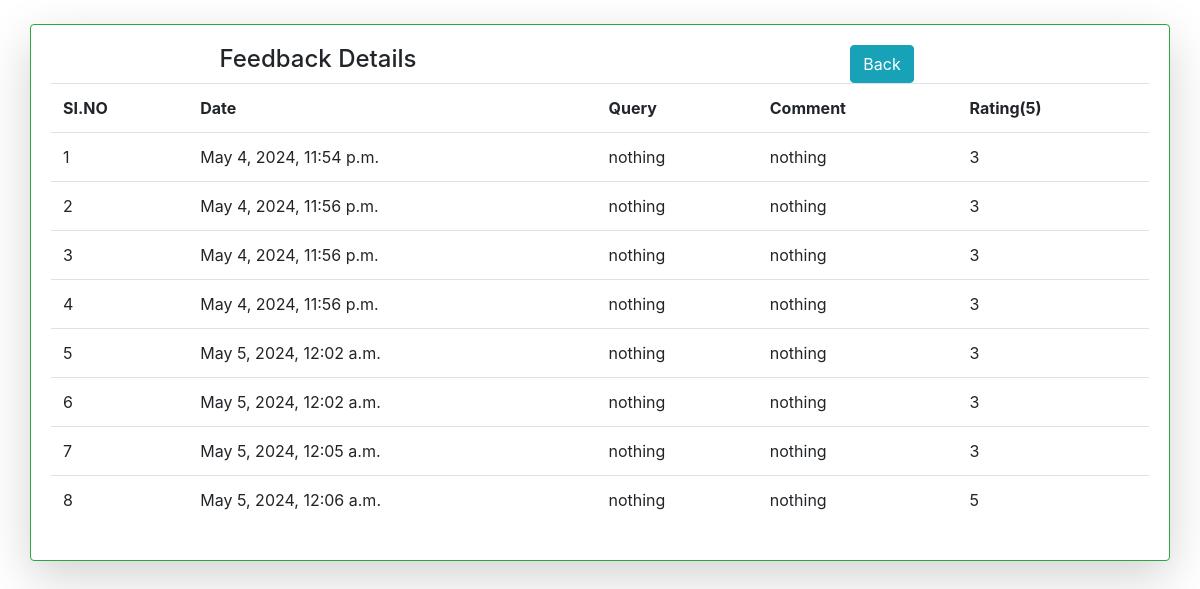
Screenshot of /viewfeedback/ with the database file from the repository.
### language/models.py (models this page shows)
class feedback(models.Model):
	id=models.AutoField(primary_key=True)
	date=models.DateTimeField(auto_now=True)
	query=models.TextField()
	comment=models.TextField()
	rating=models.IntegerField()

### language/views.py (the view)
# urls.py: path('viewfeedback/',views.viewfeedback,name="viewfeedback"),
def viewfeedback(request):
	a=feedback.objects.all()
	print(a)
	return render(request,"viewfeedback.html",{'k':a})

### language/templates/viewfeedback.html (shortened to what this page needs)
{% load static %}
<!DOCTYPE html>
<html>
<head>
    <link rel="stylesheet" type="text/css" href="{% static 'css/bootstrap.min.css' %}">
</head>
<body>
    <div class="container-fluid mt-4">
            <div class="col">
                <div class="card shadow-lg border border-success">
                    <div class="card-body">
                        <center>
                        <div class="row">
                            <div class="col">
                        <h4>Feedback Details</h4>
                    </div>
                    <div class="col">
                        <a href="javascript:history.go(-1);" class="btn btn-info">Back</a>
                    </div>
                    </div>
                </center>
                        <table class="table">
                            <tr>
                                <th>SI.NO</th>
                                <th>Date</th>
                                <th>Query</th>
                                <th>Comment</th>
                                <th>Rating(5)</th>
                            </tr>
                            {% for i in k %}
                            <tr>
                                <td>{{forloop.counter}}</td>
                                <td>{{i.date}}</td>
                                <td>{{i.query}}</td>
                                <td>{{i.comment}}</td>
                                <td>{{i.rating}}</td>
                            </tr>
                            {% endfor %}
                        </table>
                    </div>
                </div>
            </div>
        </div>
</body>
</html>

### rows the page displays
feedback: date "May 4, 2024, 11:54 p.m.", query "nothing", comment "nothing", rating "3"
feedback: date "May 4, 2024, 11:56 p.m.", query "nothing", comment "nothing", rating "3"
feedback: date "May 4, 2024, 11:56 p.m.", query "nothing", comment "nothing", rating "3"
feedback: date "May 4, 2024, 11:56 p.m.", query "nothing", comment "nothing", rating "3"
feedback: date "May 5, 2024, 12:02 a.m.", query "nothing", comment "nothing", rating "3"
feedback: date "May 5, 2024, 12:02 a.m.", query "nothing", comment "nothing", rating "3"
feedback: date "May 5, 2024, 12:05 a.m.", query "nothing", comment "nothing", rating "3"
feedback: date "May 5, 2024, 12:06 a.m.", query "nothing", comment "nothing", rating "5"
